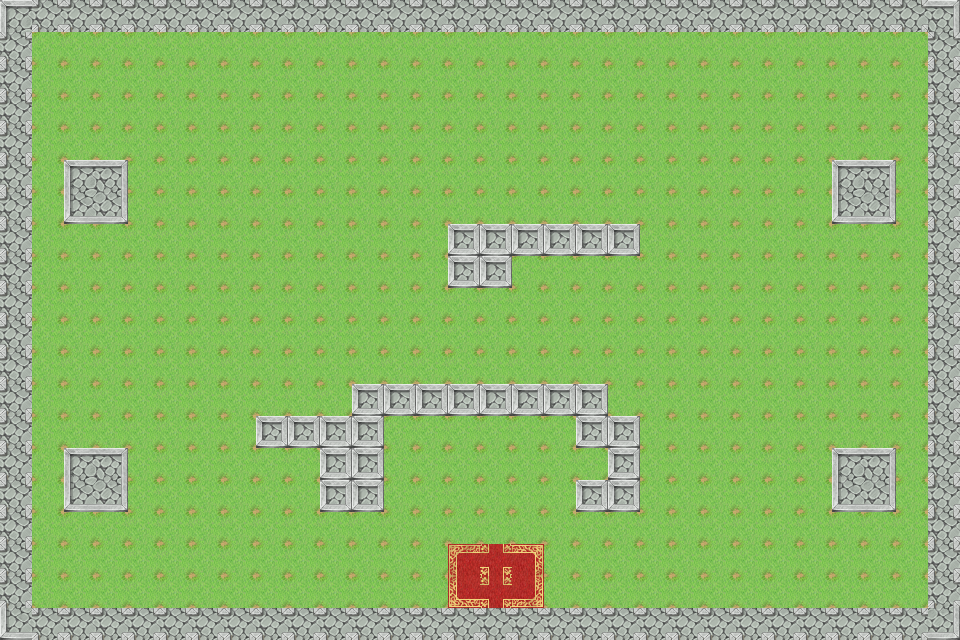

A level layout from a 2D game, rendered from its tile map. Below: a short description, then the map file with tile-grid data replaced by summaries:
An orthogonal 30x20 tile map with 32x32 px tiles, 3 tile layers (bg, main, tools) and 2 objects (npc1, player).

<map version="1.2" tiledversion="1.2.1" orientation="orthogonal" renderorder="right-up" width="30" height="20" tilewidth="32" tileheight="32" infinite="0" nextlayerid="5" nextobjectid="3">
 <tileset firstgid="1" name="TileA2" tilewidth="32" tileheight="32" tilecount="192" columns="16">
  <image source="TileA2.png" width="512" height="384" />
 </tileset>
 <layer id="1" name="bg" width="30" height="20">
  <data>[600 cells, 600 non-empty, 1 distinct tile ids]</data>
 </layer>
 <layer id="2" name="main" width="30" height="20">
  <data>[600 cells, 141 non-empty, 6 distinct tile ids]</data>
 </layer>
 <layer id="3" name="tools" width="30" height="20">
  <data>[600 cells, 6 non-empty, 5 distinct tile ids]</data>
 </layer>
 <objectgroup id="4" name="object">
  <object id="1" name="npc1" x="488" y="102" width="14" height="18">
   <properties>
    <property name="type" type="int" value="1" />
   </properties>
  </object>
  <object id="2" name="player" x="484" y="482" width="22" height="23">
   <properties>
    <property name="type" type="int" value="1" />
   </properties>
  </object>
 </objectgroup>
</map>
